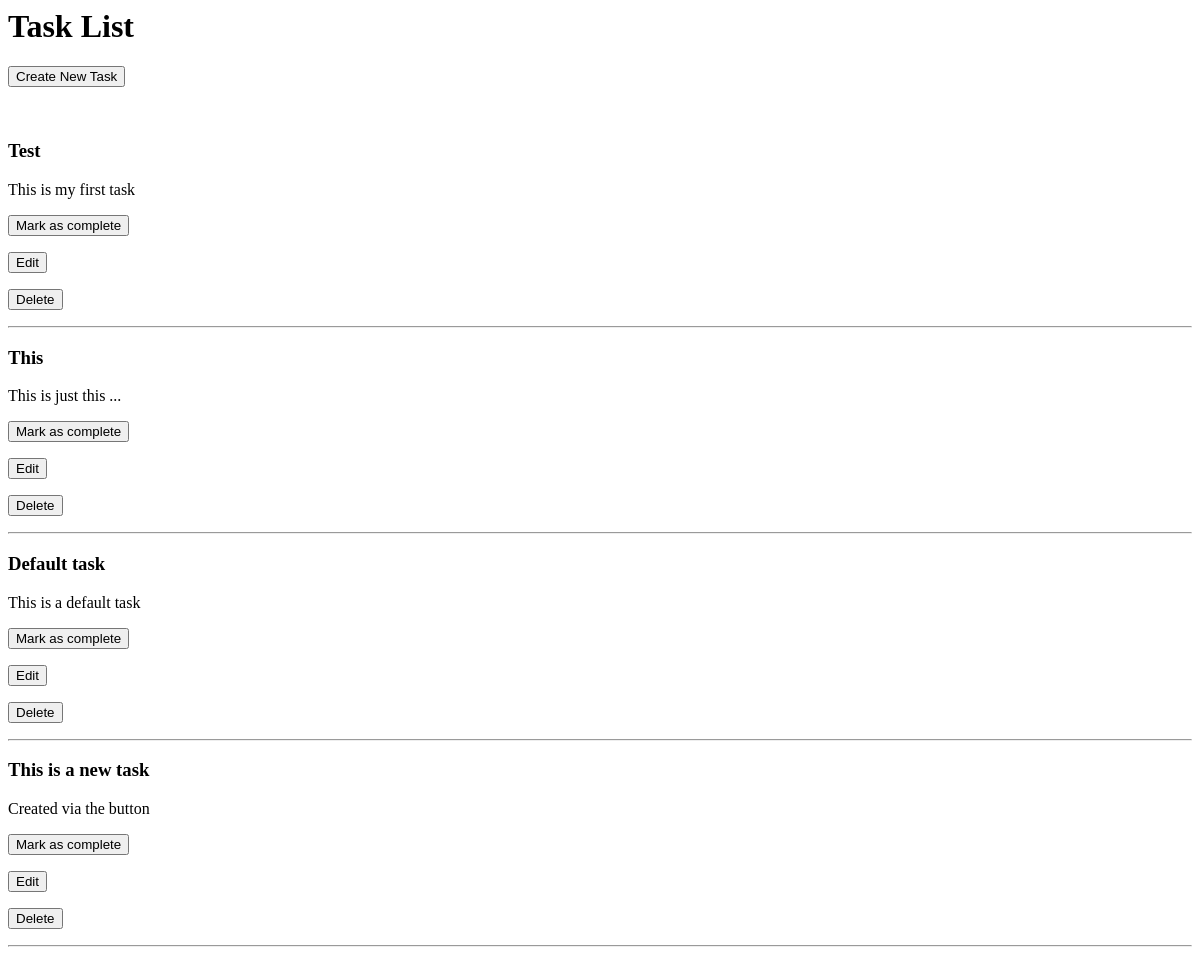
Before: / with the older database file.
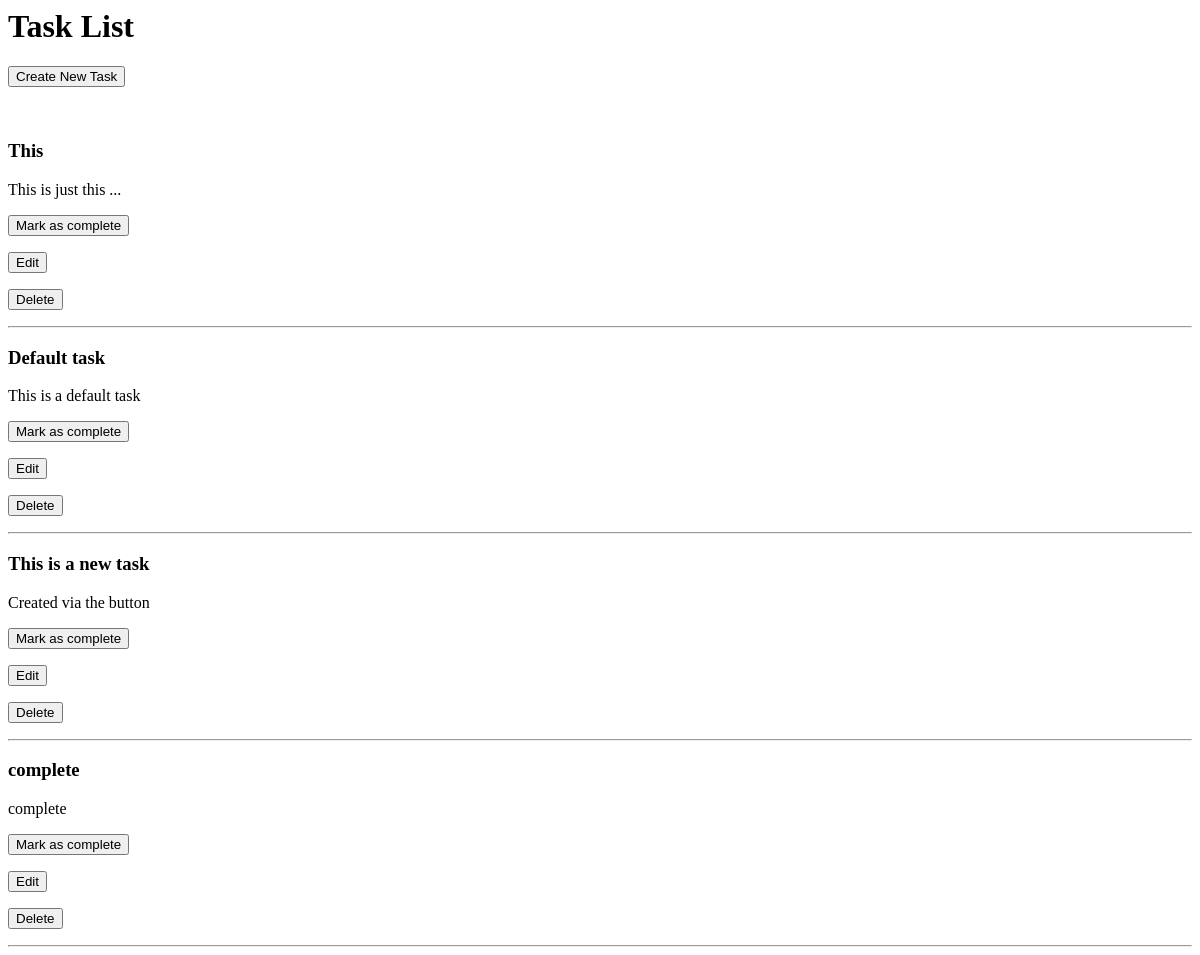
After: the same page with the newer database file.
### tasks/models.py (models this page shows, shortened)
class Task(models.Model):
    title = models.CharField(max_length=120)
    description = models.TextField(default='')
    completed = models.BooleanField(default=False)
    created = models.DateTimeField(auto_now_add=True)

### tasks/views.py (the view)
# urls.py: path('', views.task_list, name='task_list'),
def task_list(request):
    tasks = Task.objects.all()
    return render(request, 'tasks/task_list.html', {'tasks': tasks})

### tasks/templates/tasks/task_list.html (shortened to what this page needs)
<h1> Task List </h1>
<form action="{% url 'task_new' %}" method="GET">  {% csrf_token %}
    <button type="submit"> Create New Task </button>
</form>
{% for task in tasks %}
    <h3>{{ task.title }}</h3>  <p>{{ task.description }}</p>
    <form action="{% url 'task_complete' task.id %}" method="POST">
        <button type="submit"> Mark as complete </button>
    </form>
    <form action="{% url 'task_edit' task.id %}" method="GET">
        <button type="submit"> Edit </button>
    </form>
    <form action="{% url 'task_delete' task.id %}" method="POST">
        <button type="submit"> Delete </button>
    </form>
    <hr>
{% endfor %}

Changed rows visible on the page:
removed Task: title "Test", description "This is my first task"
added Task: title "complete", description "complete"
